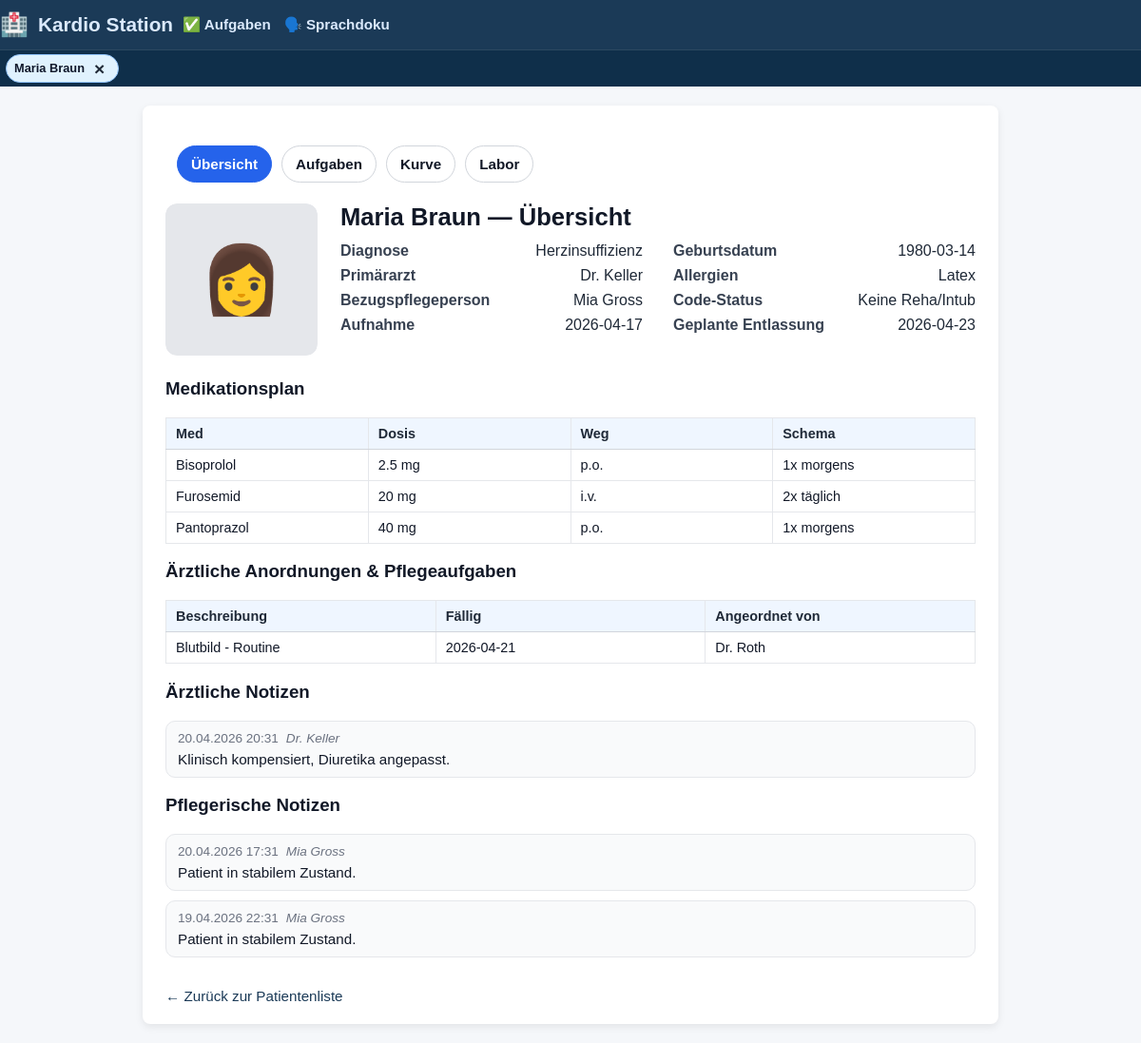
The app's page /patient/1, older data.
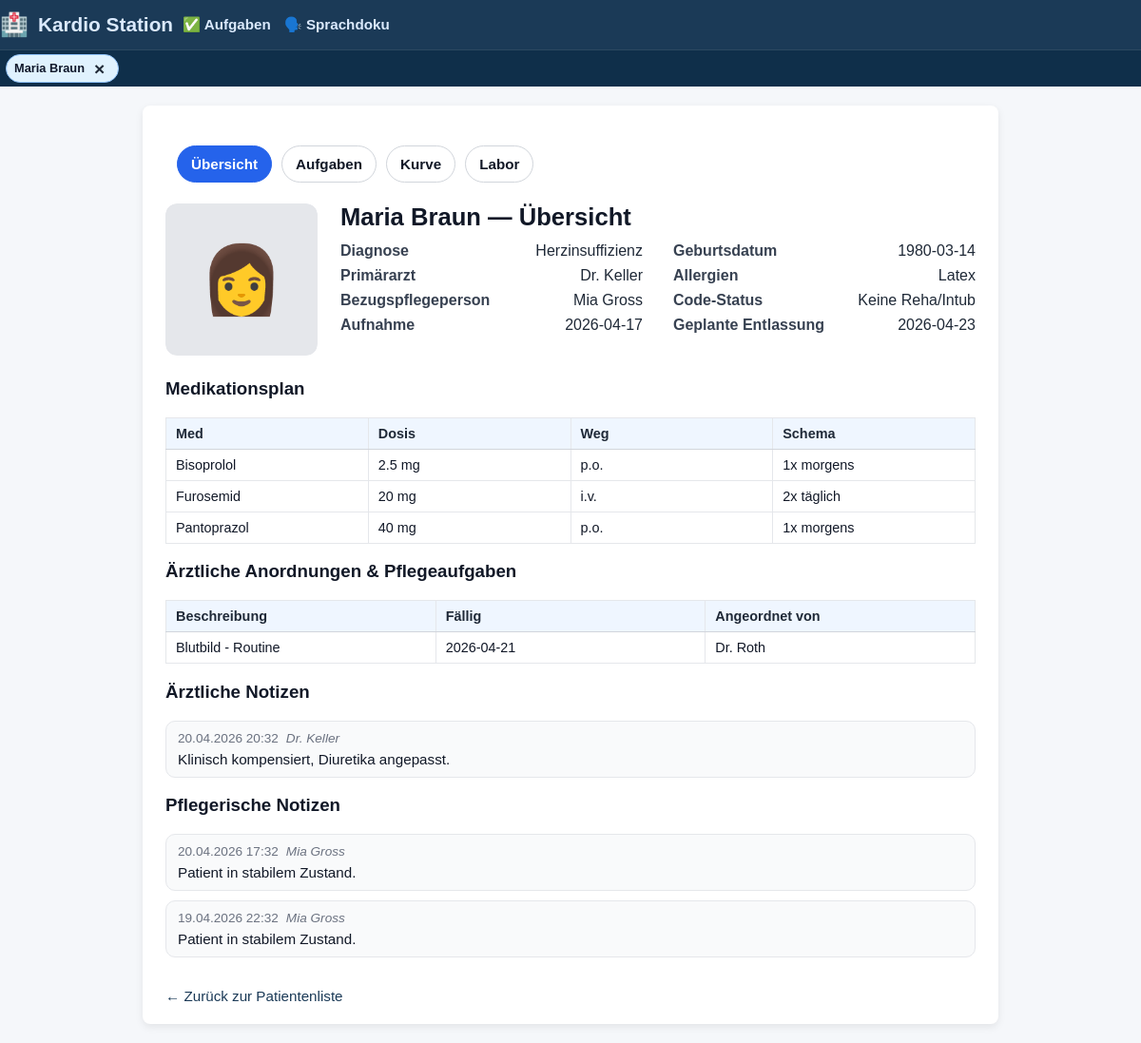
The same page, newer data.
### tables this page shows
CREATE TABLE doctor_notes (
    id INTEGER PRIMARY KEY AUTOINCREMENT,
    patient_id INTEGER NOT NULL,
    note TEXT NOT NULL,
    created_at TEXT,
    author TEXT,
    FOREIGN KEY (patient_id) REFERENCES patients(id)
);

CREATE TABLE nurse_notes (
    id INTEGER PRIMARY KEY AUTOINCREMENT,
    patient_id INTEGER NOT NULL,
    note TEXT NOT NULL,
    created_at TEXT,
    author TEXT,
    FOREIGN KEY (patient_id) REFERENCES patients(id)
);

### app.py (the view)
@app.route("/patient/<int:patient_id>", methods=["GET", "POST"])
def patient_detail(patient_id):
    conn = get_connection()
    cur = conn.cursor()
    cur.execute("""
        SELECT
            p.id,
            p.patient_identifier,
            p.name,
            p.gender,
            p.dob,
            p.diagnosis,
            p.bezugspflege_id,
            p.allergies,
            p.code_status,
            p.admission_date,
            p.expected_discharge,
            p.primary_doctor,
            p.photo_filename,
            n.name AS bezugspflege_name
        FROM patients p
        LEFT JOIN nurses n ON p.bezugspflege_id = n.id
        WHERE p.id = ?;
    """, (patient_id,))
    patient = cur.fetchone()
    cur.execute("SELECT id, name FROM nurses ORDER BY name;")
    nurses = cur.fetchall()
    cur.execute("""
        SELECT id, name, dose, route, schedule
        FROM medications
        WHERE patient_id = ?
            AND (given IS NULL OR given = 0)
            AND (not_given IS NULL OR not_given = 0)
        ORDER BY name;
    """, (patient_id,))
    meds = cur.fetchall()
    cur.execute("""
        SELECT description, due_date, status, ordered_by, type
        FROM orders
        WHERE patient_id = ?
        ORDER BY due_date;
    """, (patient_id,))
    orders = cur.fetchall()
    cur.execute("""
        SELECT note, created_at, author
        FROM doctor_notes
        WHERE patient_id = ?
        ORDER BY created_at DESC, id DESC;
    """, (patient_id,))
    doctor_notes = cur.fetchall()
    cur.execute("""
        SELECT note, created_at, author
        FROM nurse_notes
        WHERE patient_id = ?
        ORDER BY created_at DESC, id DESC;
    """, (patient_id,))
    nurse_notes = cur.fetchall()
    if patient:
        add_patient_tab(patient["id"], patient["name"], url_for("patient_detail", patient_id=patient["id"]))
        set_active_patient(patient["id"])
    cur.execute("""
        SELECT alert, severity, created_at
        FROM ai_alerts
        WHERE patient_id = ?
        ORDER BY datetime(created_at) DESC, id DESC;
    """, (patient_id,))
    alerts = cur.fetchall()
    current_nurse = get_current_nurse(conn)
    conn.close()
    conn.close()
    return render_template(
        "patient_detail.html",
        alerts=alerts,
        current_nurse=current_nurse,
        patient=patient,
        nurses=nurses,
        meds=meds,
        orders=orders,
        doctor_notes=doctor_notes,
        nurse_notes=nurse_notes,
        active_tab="overview",
    )

### app.py (called while the page is built, shortened)
def get_connection():
    conn = sqlite3.connect(DB_PATH)
    conn.row_factory = sqlite3.Row
    return conn

def get_current_nurse(conn=None):
    nurse_id = session.get("current_nurse_id")
    if not nurse_id:
        return None

def add_patient_tab(patient_id: int, patient_name: str, url: str):
    tabs = session.get("patient_tabs", [])
    tabs = [t for t in tabs if t.get("patient_id") != patient_id]
    tabs.append({
        "patient_id": patient_id,
        "name": patient_name,
        "url": url,   # where to go back to (last place)
    })
    tabs = tabs[-5:]
    session["patient_tabs"] = tabs

def set_active_patient(patient_id: int):
    session["active_patient_id"] = patient_id

@app.template_filter("format_dt")
def format_dt(value):
    if not value:
        return "–"
    try:
        dt = datetime.fromisoformat(value)
        return dt.astimezone(LOCAL_TZ).strftime("%d.%m.%Y %H:%M")
    except:
        return value

### templates/patient_detail.html (shortened to what the changed rows need)
<!DOCTYPE html>
<html>
<head>
    <link rel="stylesheet" href="{{ url_for('static', filename='styles.css') }}">
</head>
<body>
{% extends "base.html" %}
{% block content %}
<div class="patient-header-block">
    <div class="clinical-info-column">
        <h1 class="patient-header-title">
            {{ patient["name"] }} — Übersicht</h1>
    </div>
</div>
{% if meds %}
    <table class="detail-table">
        <thead>
            <tr>
                <th>Med</th>
                <th>Dosis</th>
                <th>Weg</th>
                <th>Schema</th>
            </tr>
        </thead>
    </table>
{% else %}
    <p>Keine Medikation dokumentiert.</p>
{% endif %}
{% if orders %}
    <table class="detail-table">
        <thead>
            <tr>
                <th>Beschreibung</th>
                <th>Fällig</th>
                <th>Angeordnet von</th>
            </tr>
        </thead>
    </table>
{% else %}
    <p>Keine offenen Anordnungen/Pflegeaufgaben dokumentiert.</p>
{% endif %}
{% if doctor_notes %}
    <ul class="note-list">
        {% for n in doctor_notes %}
            <li class="note-item">
                <div class="note-meta">
                    <span class="note-time">{{ n["created_at"]| format_dt }}</span>
                    <span class="note-author">{{ n["author"] }}</span>
                </div>
                <div class="note-text">
                    {{ n["note"] }}
                </div>
            </li>
        {% endfor %}
    </ul>
{% else %}
    <p>Keine ärztlichen Notizen dokumentiert.</p>
{% endif %}
{% if nurse_notes %}
    <ul class="note-list">
        {% for n in nurse_notes %}
            <li class="note-item">
                <div class="note-meta">
                    <span class="note-time">{{ n["created_at"]| format_dt }}</span>
                    <span class="note-author">{{ n["author"] }}</span>
                </div>
                <div class="note-text">
                    {{ n["note"] }}
                </div>
            </li>
        {% endfor %}
    </ul>
{% else %}
    <p>Keine pflegerischen Notizen dokumentiert.</p>
{% endif %}
{% endblock %}

Row changes from the older to the newer data that the page shows:
changed doctor_notes "Klinisch kompensiert, Diuretika angepasst.": created_at "20.04.2026 20:31" → "20.04.2026 20:32"
changed nurse_notes (number 1 of 2 on the later page): created_at "20.04.2026 17:31" → "20.04.2026 17:32"
changed nurse_notes (number 2 of 2 on the later page): created_at "19.04.2026 22:31" → "19.04.2026 22:32"
